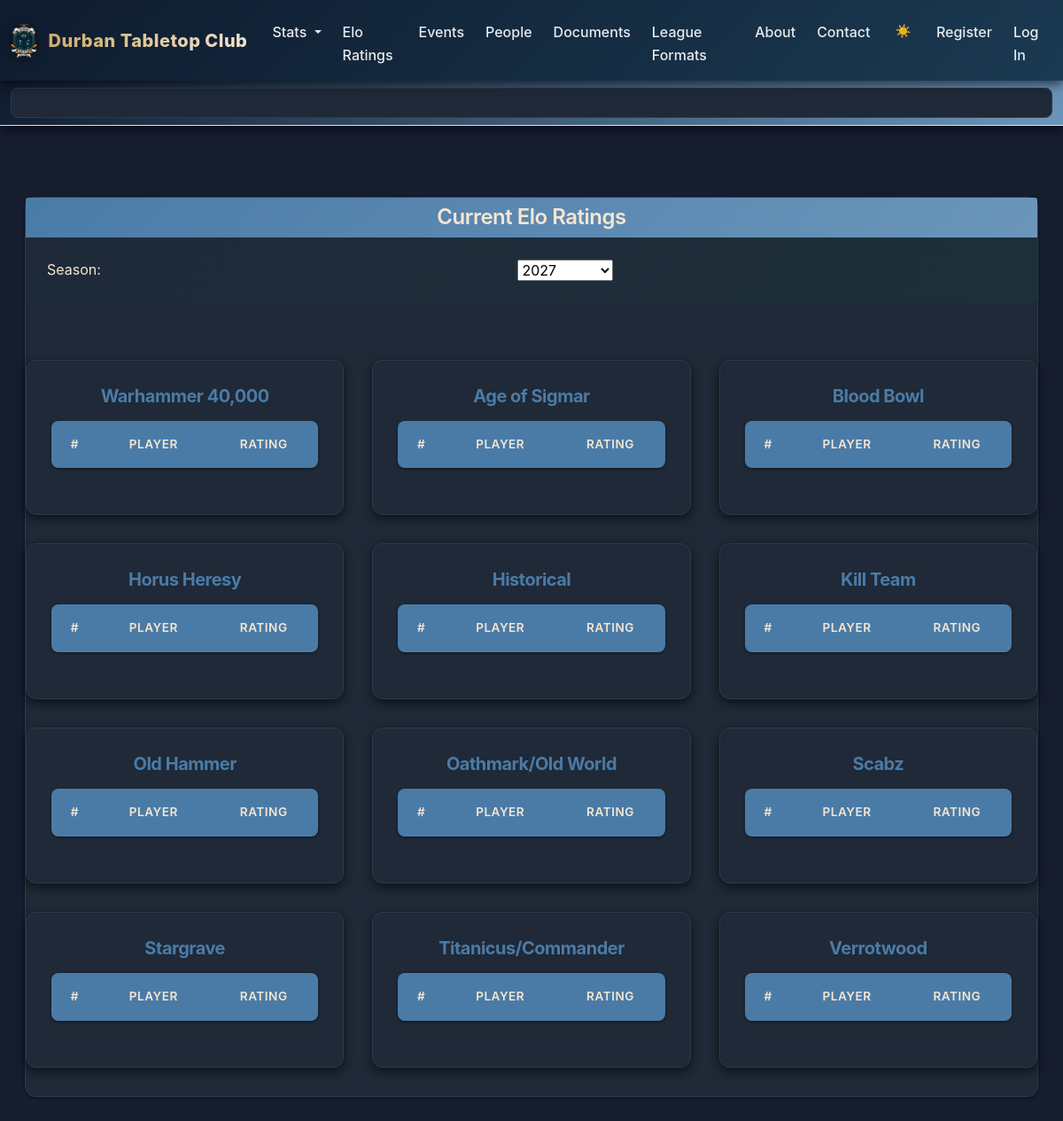
Page /elo_ratings on the committed database.
### tables this page shows
CREATE TABLE systems (
    system_id          INTEGER PRIMARY KEY,
    "system_code"               TEXT NOT NULL UNIQUE,    -- e.g., 'AOS', '40K', 'BB', 'KT', 'TC', 'VW', 'SCABZ', 'SG', 'OLD', 'HH', 'OW', 'HIST'
    "system_name"               TEXT NOT NULL,
    category           TEXT NOT NULL CHECK (category IN ('AOS','40k','skirmish','mass_battle'))
);

### routes/main.py (the view, shortened to what this page needs)
@main_bp.route("/elo_ratings", methods=["GET", "POST"])
def elo_ratings():
    try:
        with sqlite3.connect('GPTLeague.db') as connection:
            connection.row_factory = sqlite3.Row
            cursor = connection.cursor()
            latest_year_row = cursor.execute("SELECT MAX(year) AS latest_year FROM seasons").fetchone()
            latest_year = latest_year_row["latest_year"] if latest_year_row else CURRENT_YEAR()
            if request.method == "POST":
                selected_year = request.form.get("year")
                if selected_year and selected_year.isnumeric():
                    selected_year = int(selected_year)
            else:
                selected_year = latest_year
            user_stats = None
            systems_list = cursor.execute("""
                SELECT system_id, system_code, system_name
                FROM systems
                ORDER BY system_name
            """).fetchall()
            system_tables = {}
            for sys in systems_list:
                rows = cursor.execute("""
                    SELECT
                        u.user_id AS id,
                        u.full_name,
                        r.current_rating AS rating,
                        s.year,
                        s.name AS season_name,
                        COALESCE(sm.is_active, 0) AS system_member,
                        COALESCE(cm.is_member, 0) AS club_member
                    FROM users u
                    JOIN ratings r ON u.user_id = r.player_id
                    JOIN seasons s ON r.season_id = s.season_id
                    LEFT JOIN system_memberships sm
                        ON sm.user_id = r.player_id AND sm.system_id = r.system_id
                    LEFT JOIN club_memberships cm
                        ON cm.user_id = u.user_id AND cm.season_id = s.season_id
                    WHERE s.year = ? AND r.system_id = ? AND sm.is_active = 1
                    ORDER BY r.current_rating DESC
                """, (selected_year, sys["system_id"])).fetchall()
                users = [dict(row) for row in rows]
                for user in users:
                    user["rating"] = round(user["rating"]) if user["rating"] else 400
                    user["system_member"] = bool(user["system_member"])
                    user["club_member"] = bool(user["club_member"])
                system_tables[sys["system_code"]] = {
                    "system_name": sys["system_name"],
                    "users": users
                }
            system_tables_sorted = dict(
                sorted(system_tables.items(), key=lambda item: item[0])
            )
            years_seasons = all_seasons()
            return render_template(
                "elo_ratings.html",
                system_tables=system_tables_sorted,
                years=years_seasons,
                selected_year=selected_year,
                user_stats=user_stats
            )
    except Exception as e:
        logger.error(f"Error in elo_ratings: {str(e)}")
        return apology("An error occurred", 400)

### helpers.py (called while the page is built)
def all_seasons():
    try:
        with sqlite3.connect('GPTLeague.db') as connection:
            connection.row_factory = sqlite3.Row
            cursor = connection.cursor()
            return cursor.execute(
                "SELECT year FROM seasons WHERE status IN ('active','archived') ORDER BY year DESC"
            ).fetchall()
    except Exception as e:
        logger.error(f"Database error in all_seasons: {str(e)}")
        return []

### server.py (called while the page is built, shortened)
def inject_systems():
    with sqlite3.connect("GPTLeague.db") as conn:
        conn.row_factory = sqlite3.Row
        cursor = conn.cursor()
        systems_list = cursor.execute("SELECT system_id, system_name FROM systems").fetchall()
    return dict(systems=systems_list)

def inject_current_user():
    return dict(current_user=None)

def create_app():
    app = Flask(__name__)
    app.config["SESSION_PERMANENT"] = False
    app.config["SESSION_TYPE"] = "filesystem"
    Session(app)
    register_blueprints(app)
    app.context_processor(inject_systems)
    app.context_processor(inject_current_user)
    @app.after_request
    def after_request(response):
        response.headers["Cache-Control"] = "no-cache, no-store, must-revalidate"
        response.headers["Expires"] = 0
        response.headers["Pragma"] = "no-cache"
        return response
    return app

### templates/elo_ratings.html (shortened to what this page needs)
{% extends "layout.html" %}
{% block main %}
<div class="league-container mb-4">
    <div class="card mb-4">
        <div class="card-header bg-primary text-white">
            <h3 class="mb-0">Current Elo Ratings</h3>
        </div>
    <div class="year-selector">
        <form method="post" class="form-inline">
            <label for="year">Season:</label>
            <select name="year" id="year" onchange="this.form.submit()">
                {% for y in years %}
                    <option value="{{ y.year }}" {% if y.year == selected_year %}selected{% endif %}>
                        {{ y.year }}
                    </option>
                {% endfor %}
            </select>
        </form>
    </div>
    <div class="systems-grid">
        {% for sys_code, sys_data in system_tables.items() %}
            <div class="system-card">
                <h3>{{ sys_data.system_name }}</h3>
                <table class="table table-sm table-hover">
                    <thead>
                        <tr>
                            <th>#</th>
                            <th>Player</th>
                            <th>Rating</th>
                        </tr>
                    </thead>
                </table>
            </div>
        {% endfor %}
    </div>
</div>
{% endblock %}

### static/styles.css (style rules this page uses)
:root { --dtc-navy: #1a3a52; --dtc-navy-light: #2d5a8c; --dtc-navy-dark: #0f2d40; --dtc-cream: #f5e6d3; --dtc-cream-dark: #e0d4c1; --dtc-gold: #c9a961; --dtc-gold-light: #dfc894; --dtc-gold-dark: #9d7d45; --primary-color: var(--dtc-navy); --primary-light: var(--dtc-navy-light); --primary-dark: var(--dtc-navy-dark); --secondary-color: var(--dtc-gold); --accent-color: var(--dtc-gold-light); --light-bg: #ffffff; --card-bg: #ffffff; --text-primary: var(--dtc-navy); --text-secondary: #4a5568; --border-color: var(--dtc-cream-dark); --nav-bg: var(--dtc-navy); --shadow-sm: 0 1px 3px rgba(26, 58, 82, 0.08); --shadow-md: 0 4px 12px rgba(26, 58, 82, 0.12); --shadow-lg: 0 10px 24px rgba(26, 58, 82, 0.15); --transition: all 0.3s cubic-bezier(0.4, 0, 0.2, 1); }
html.dark-mode { --light-bg: #1a1a1a; --card-bg: #2d2d2d; --text-primary: #f5e6d3; --text-secondary: #d0d0d0; --border-color: #404040; --nav-bg: var(--dtc-navy-dark); }
body { background-color: var(--light-bg); color: var(--text-primary); font-family: -apple-system, BlinkMacSystemFont, 'Segoe UI', 'Roboto', 'Oxygen', 'Ubuntu', 'Cantarell', sans-serif; line-height: 1.6; transition: background-color 0.3s, color 0.3s; }
h1, h2, h3, h4, h5, h6 { font-family: -apple-system, BlinkMacSystemFont, 'Segoe UI', 'Roboto', sans-serif; font-weight: 700; color: var(--text-primary); letter-spacing: -0.5px; }
h3 { font-size: 1.5rem; margin-bottom: 1rem; font-weight: 600; }
.card { border: 1px solid var(--border-color); border-radius: 12px; box-shadow: var(--shadow-sm); transition: var(--transition); background-color: var(--card-bg); }
.card-header { background: linear-gradient(135deg, var(--primary-color) 0%, var(--primary-light) 100%) !important; border-bottom: none; border-radius: 11px 11px 0 0; color: white !important; font-weight: 600; }
.table { background-color: var(--card-bg); border-collapse: collapse; border-radius: 8px; overflow: hidden; margin-bottom: 1.5rem; box-shadow: var(--shadow-sm); }
.table thead th { background-color: var(--primary-color); color: white; font-weight: 600; border: none; padding: 1rem 0.75rem; text-transform: uppercase; font-size: 0.85rem; letter-spacing: 0.5px; }
.table th, .table td { padding: 1rem 0.75rem; vertical-align: middle; border-bottom: 1px solid var(--border-color); color: var(--text-primary); }
.table-sm th, .table-sm td { padding: 0.5rem 0.5rem; font-size: 0.9rem; }
.league-container { margin: 2rem auto; max-width: 1200px; padding: 0 1rem; }
.year-selector { text-align: center; margin-bottom: 2rem; padding: 1.5rem; background: linear-gradient(135deg, rgba(26, 54, 93, 0.05) 0%, rgba(0, 168, 107, 0.05) 100%); border-radius: 8px; }
.year-selector select { max-width: 200px; margin: 0 auto; display: inline-block; }
.systems-grid { display: grid; grid-template-columns: repeat(auto-fit, minmax(320px, 1fr)); gap: 2rem; margin: 2rem 0; }
.system-card { background: var(--card-bg); border-radius: 12px; padding: 1.75rem; width: 100%; box-shadow: var(--shadow-md); transition: var(--transition); border: 1px solid var(--border-color); }
.system-card h3 { text-align: center; margin-bottom: 1rem; font-size: 1.25rem; color: var(--primary-color); font-weight: 700; }
.form-inline { display: flex; flex-direction: column; gap: 1rem; }
@media (min-width: 576px) { .form-inline { flex-direction: row; align-items: center; gap: 1rem; } }
html { scroll-behavior: smooth; }
html.dark-mode { --primary-color: #4a7ba7; --primary-light: #6b96bb; --secondary-color: #c9a961; --accent-color: #f5e6d3; --dark-bg: #0a0f1a; --light-bg: #151d2f; --card-bg: #1f2937; --text-primary: #f5e6d3; --text-secondary: #a8b5c6; --border-color: #2a3a52; --shadow-sm: 0 1px 3px rgba(0, 0, 0, 0.5); --shadow-md: 0 4px 12px rgba(0, 0, 0, 0.6); --shadow-lg: 0 10px 24px rgba(0, 0, 0, 0.7); --nav-bg: #0f1b2e; }
html.dark-mode .table th, html.dark-mode .table td { color: var(--text-primary); border-color: var(--border-color); }

### rows in the picture
systems: system_name "Warhammer 40,000"
systems: system_name "Age of Sigmar"
systems: system_name "Blood Bowl"
systems: system_name "Horus Heresy"
systems: system_name "Historical"
systems: system_name "Kill Team"
systems: system_name "Old Hammer"
systems: system_name "Oathmark/Old World"
systems: system_name "Scabz"
systems: system_name "Stargrave"
systems: system_name "Titanicus/Commander"
systems: system_name "Verrotwood"

### other values in the picture
form field year "2027"
